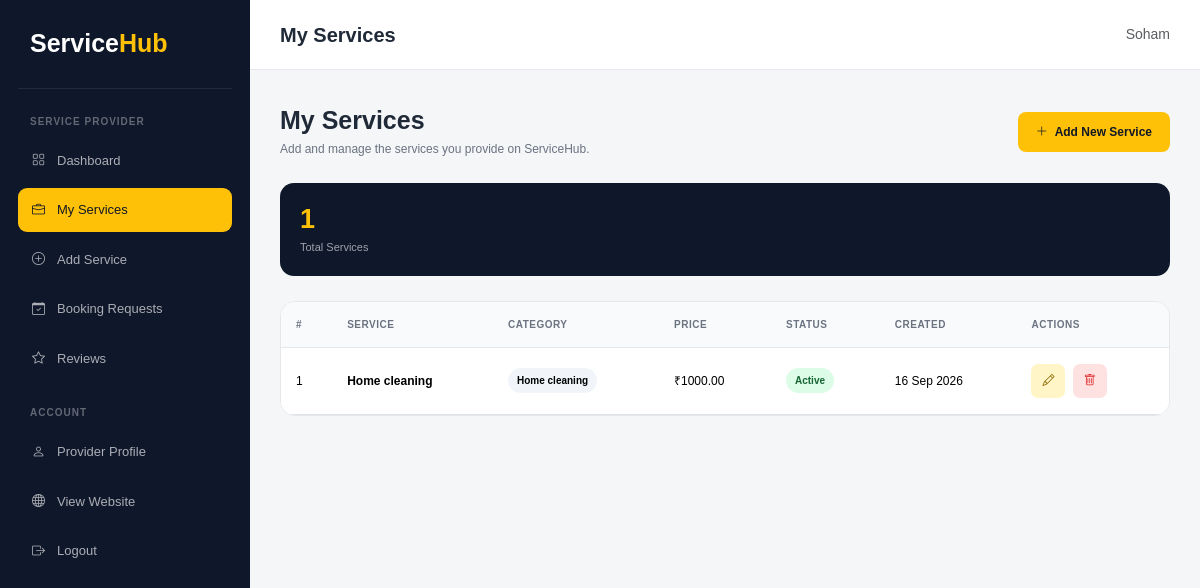
/provider-services/ (signed in), run on the app's committed database.
### service_app/models.py (models this page shows, shortened)
class Service(models.Model):
    provider = models.ForeignKey(
        ProviderProfile,
        on_delete=models.CASCADE,
        null=True,
        blank=True
    )
    category = models.ForeignKey(
        Category,
        on_delete=models.CASCADE
    )
    name = models.CharField(max_length=150)
    description = models.TextField()
    price = models.DecimalField(
        max_digits=10,
        decimal_places=2
    )
    is_active = models.BooleanField(default=True)
    created_at = models.DateTimeField(auto_now_add=True)

class Category(models.Model):
    name = models.CharField(max_length=100, unique=True)
    description = models.TextField(blank=True)

### service_app/views.py (the view)
# urls.py: path("provider-services/", views.provider_service_list, name="provider_service_list"),
@login_required(login_url="login")
def provider_service_list(request):
    if not hasattr(request.user, "providerprofile"):
        return redirect("dashboard")
    provider = request.user.providerprofile
    services = Service.objects.filter(
        provider=provider
    ).order_by("-id")
    return render(request, "provider_service_list.html", {
        "services": services
    })

### templates/provider_service_list.html (shortened to what this page needs)
<!DOCTYPE html>
<html lang="en">
<head>
    <link href="https://cdn.jsdelivr.net/npm/bootstrap@5.3.8/dist/css/bootstrap.min.css" rel="stylesheet">
    <link rel="stylesheet" href="https://cdn.jsdelivr.net/npm/bootstrap-icons@1.13.1/font/bootstrap-icons.min.css">
</head>
<body>
<div class="sidebar" id="sidebar">
    <div class="brand">
        Service<span>Hub</span>
    </div>
    <div class="menu-label">
        SERVICE PROVIDER
    </div>
    <a href="{% url 'provider_dashboard' %}" class="sidebar-link">
        <i class="bi bi-grid"></i>
        Dashboard
    </a>
    <a href="{% url 'provider_service_list' %}" class="sidebar-link active">
        <i class="bi bi-briefcase"></i>
        My Services
    </a>
    <a href="{% url 'provider_service_add' %}" class="sidebar-link">
        <i class="bi bi-plus-circle"></i>
        Add Service
    </a>
    <a href="{% url 'provider_booking_list' %}" class="sidebar-link">
        <i class="bi bi-calendar-check"></i>
        Booking Requests
    </a>
    <a href="#" class="sidebar-link">
        <i class="bi bi-star"></i>
        Reviews
    </a>
    <div class="menu-label">
        ACCOUNT
    </div>
    <a href="{% url 'provider_profile' %}" class="sidebar-link">
        <i class="bi bi-person"></i>
        Provider Profile
    </a>
    <a href="{% url 'home' %}" class="sidebar-link">
        <i class="bi bi-globe"></i>
        View Website
    </a>
    <a href="{% url 'logout' %}" class="sidebar-link">
        <i class="bi bi-box-arrow-right"></i>
        Logout
    </a>
</div>
<div class="main-content">
    <div class="topbar">
        <div class="d-flex align-items-center gap-3">
            <h5>My Services</h5>
        </div>
        <span class="small text-muted">
            {{ user.username }}
        </span>
    </div>
    <div class="page-content">
        <div class="page-header">
            <div>
                <h2>My Services</h2>
                <p>
                    Add and manage the services you provide on ServiceHub.
                </p>
            </div>
            <a href="{% url 'provider_service_add' %}" class="add-btn">
                <i class="bi bi-plus-lg me-1"></i>
                Add New Service
            </a>
        </div>
        <div class="summary-card">
            <h3>{{ services|length }}</h3>
            <p>Total Services</p>
        </div>
        <div class="table-card">
            {% if services %}
                <div class="table-responsive">
                    <table class="table">
                        <thead>
                            <tr>
                                <th>#</th>
                                <th>Service</th>
                                <th>Category</th>
                                <th>Price</th>
                                <th>Status</th>
                                <th>Created</th>
                                <th>Actions</th>
                            </tr>
                        </thead>
                        <tbody>
                            {% for service in services %}
                                <tr>
                                    <td>
                                        {{ forloop.counter }}
                                    </td>
                                    <td>
                                        <span class="service-name">
                                            {{ service.name }}
                                        </span>
                                    </td>
                                    <td>
                                        <span class="category-badge">
                                            {{ service.category.name }}
                                        </span>
                                    </td>
                                    <td>
                                        ₹{{ service.price }}
                                    </td>
                                    <td>
                                        {% if service.is_active %}
                                            <span class="status-active">
                                                Active
                                            </span>
                                        {% else %}
                                            <span class="status-inactive">
                                                Inactive
                                            </span>
                                        {% endif %}
                                    </td>
                                    <td>
                                        {{ service.created_at|date:"d M Y" }}
                                    </td>
                                    <td>
                                        <a href="{% url 'provider_service_edit' service.id %}"
                                           class="action-btn edit-btn"
                                           title="Edit">
                                            <i class="bi bi-pencil"></i>
                                        </a>
                                        <a href="{% url 'provider_service_delete' service.id %}"
                                           class="action-btn delete-btn"
                                           title="Delete"
                                           onclick="return confirm('Are you sure you want to delete this service?')">
                                            <i class="bi bi-trash"></i>
                                        </a>
                                    </td>
                                </tr>
                            {% endfor %}
                        </tbody>
                    </table>
                </div>
            {% endif %}
        </div>
    </div>
</div>
</body>
</html>

### templates/provider_service_list.html (style rules this page uses)
* { box-sizing: border-box; }
body { margin: 0; font-family: Arial, sans-serif; background: #f4f6f8; color: #1f2937; }
a { text-decoration: none; }
.sidebar { position: fixed; top: 0; left: 0; width: 250px; height: 100vh; padding: 25px 18px; background: #0f172a; z-index: 1000; }
.brand { color: white; font-size: 25px; font-weight: 800; padding: 0 12px 25px; border-bottom: 1px solid rgba(255,255,255,0.08); }
.brand span { color: #ffc107; }
.menu-label { margin: 25px 12px 10px; color: rgba(255,255,255,0.35); font-size: 10px; font-weight: bold; letter-spacing: 1px; }
.sidebar-link { display: flex; align-items: center; gap: 12px; padding: 12px 14px; margin-bottom: 6px; color: rgba(255,255,255,0.65); border-radius: 9px; font-size: 13px; transition: 0.3s; }
.sidebar-link:hover, .sidebar-link.active { background: #ffc107; color: #111827; }
.main-content { margin-left: 250px; min-height: 100vh; }
.topbar { min-height: 70px; padding: 15px 30px; background: white; border-bottom: 1px solid #e5e7eb; display: flex; align-items: center; justify-content: space-between; }
.topbar h5 { margin: 0; font-weight: 800; }
.page-content { padding: 35px 30px; }
.page-header { display: flex; align-items: center; justify-content: space-between; gap: 20px; margin-bottom: 25px; }
.page-header h2 { margin-bottom: 5px; font-size: 25px; font-weight: 800; }
.page-header p { margin: 0; color: #6b7280; font-size: 12px; }
.add-btn { padding: 11px 18px; background: #ffc107; color: #111827; border-radius: 8px; font-size: 12px; font-weight: 800; }
.summary-card { padding: 20px; margin-bottom: 25px; background: #0f172a; color: white; border-radius: 14px; }
.summary-card h3 { margin: 0; color: #ffc107; font-size: 27px; font-weight: 800; }
.summary-card p { margin: 4px 0 0; color: rgba(255,255,255,0.60); font-size: 11px; }
.table-card { background: white; border: 1px solid #e5e7eb; border-radius: 15px; overflow: hidden; }
.table-responsive { margin: 0; }
.table { margin: 0; }
.table thead th { padding: 15px; background: #f8fafc; color: #6b7280; border-bottom: 1px solid #e5e7eb; font-size: 10px; text-transform: uppercase; letter-spacing: 0.5px; }
.table tbody td { padding: 16px 15px; vertical-align: middle; font-size: 12px; }
.service-name { font-weight: 800; }
.category-badge { display: inline-block; padding: 5px 9px; background: #f1f5f9; border-radius: 20px; font-size: 10px; font-weight: 700; }
.status-active { display: inline-block; padding: 5px 9px; background: #dcfce7; color: #166534; border-radius: 20px; font-size: 10px; font-weight: 700; }
.action-btn { display: inline-flex; align-items: center; justify-content: center; width: 34px; height: 34px; border-radius: 7px; margin-right: 4px; }
.edit-btn { background: #fff5c7; color: #8a6800; }
.delete-btn { background: #fee2e2; color: #dc2626; }

### data on the page
Service: name "Home cleaning", category.name "Home cleaning", price "1000.00", is_active "Active", created_at "16 Sep 2026"

### other printed values
{{ user.username }} "Soham"
{{ services|length }} "1"
